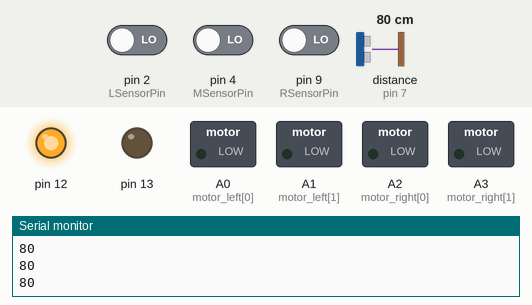
Recording of a sketch running on a simulated Arduino Uno, built with avr-gcc and run on an emulated ATmega328P. Parts: switched loads named in the sketch (green lamp = pin HIGH), output pins drawn as LEDs (lit = HIGH), the last lines printed to the serial monitor. Wiring (inferred from the names in the program): ultrasonic range finder: trigger pin 6; echo pin 7. The inputs (shaded band) are chosen by the test bench; at power-on: pin 2 (LSensorPin) LOW, pin 9 (RSensorPin) LOW, distance to the obstacle (sensor on pin 7) 80 cm, pin 4 (MSensorPin) LOW. The echo pulse lasts 58.3 µs per cm; pins used as bus, display or sensor lines are not drawn.

Above: at 1.2 s.
1.3 s: pin 2 (LSensorPin) driven HIGH
At 1.8 s:
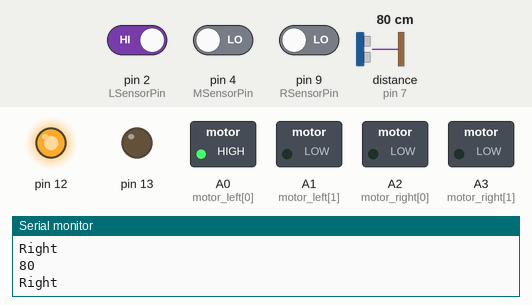
2.8 s: pin 9 (RSensorPin) driven HIGH
At 4.0 s:
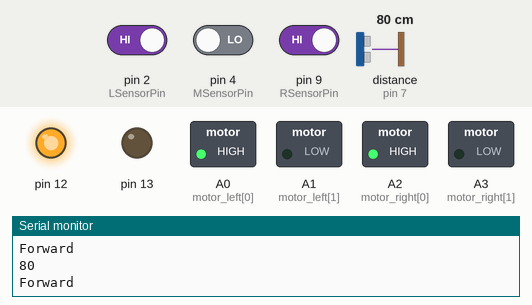
4.3 s: pin 2 (LSensorPin) driven LOW
At 5.2 s:
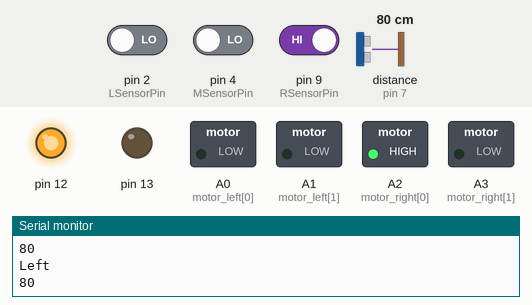
5.8 s: distance to the obstacle (sensor on pin 7) set to 23 cm
7.3 s: distance to the obstacle (sensor on pin 7) set to 18 cm
At 7.7 s:
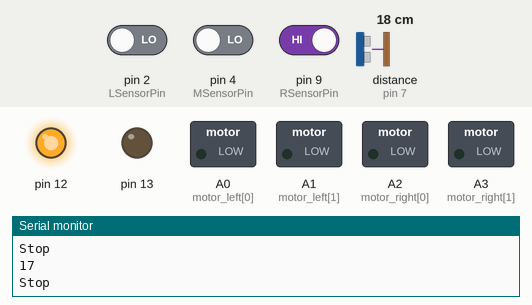
8.8 s: distance to the obstacle (sensor on pin 7) set to 35 cm
At 10.0 s:
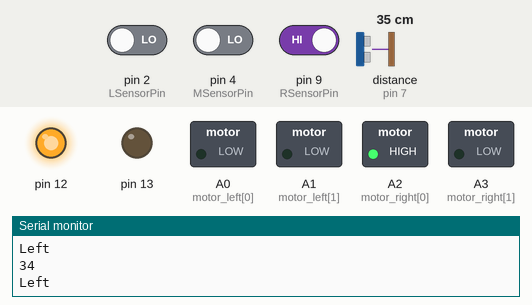
Timing chart, 0 to 11.3 s (numbered marks = the images above; inputs shaded):
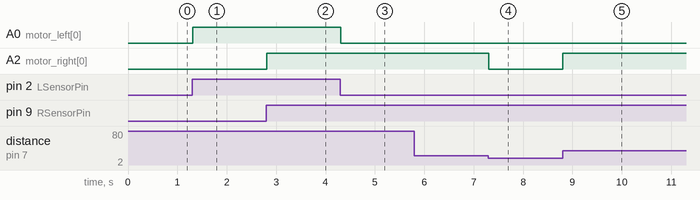

The sketch:

LineFollowerBotObs.ino
```cpp
int LSensorPin = 2; //left sensor pin
int MSensorPin = 4; //middle sensor pin
int RSensorPin = 9; //right sensor pin

int LSensorValue = LOW;
int MSensorValue = LOW;
int RSensorValue = LOW;

long vccf = 5;
long trigf = 6;
long echof = 7;

int motor_left[] = {A0, A1};
int motor_right[] = {A2, A3};

int th = 1504;

String data = "";
int BTstate = 2;

void setup() {
  Serial.begin(9600);
  pinMode(12, OUTPUT);
  pinMode(13, OUTPUT);
  pinMode(vccf,OUTPUT);
  for (int i = 0; i < 2; i++)
  {
    pinMode(motor_left[i], OUTPUT);
    pinMode(motor_right[i], OUTPUT);
  }
  digitalWrite(12, HIGH);
  digitalWrite(5, HIGH);
}

void loop() {
  if (Serial.available() > 0)
  {
    data = Serial.read();
  }
  int lir = leftIR();
  int mir = middleIR();
  int rir = rightIR();
  long dis = frontUltra();
//  Serial.print(lir);
//  Serial.print(mir);
//  Serial.print(rir);
//  Serial.println();
  Serial.println(dis);
  if(dis<20)
  {
    stop1();
  }
  else
  {
    if (mir < th)
    {
      if (lir > th && rir > th)
      {
        forward();
      }
      if (lir < th && rir > th)
      {
        left();
      }
      if (lir > th && rir < th)
      {
        right();
      }
      if (lir < th && rir < th)
      {
        if (data == "65")
        {
          leftsmall();
        }
        if (data == "66")
        {
          rightsmall();
        }
      }
    }
    if (mir > th)
    {
      if (lir < th && rir < th)
      {
        forward();
      }
      if (lir > th && rir < th)
      {
        right();
      }
      if (lir < th && rir > th)
      {
        left();
      }
      if (lir > th && rir > th)
      {
        forward();
      }
    }
  }
}

int leftIR()
{

  pinMode(LSensorPin, OUTPUT);
  digitalWrite(LSensorPin, HIGH);
  delayMicroseconds(10);
  pinMode(LSensorPin, INPUT);
  long time = micros();
  while (digitalRead(LSensorPin) == HIGH && micros() - time < 3000);
  int diff = micros() - time;
  LSensorValue = diff;
  return LSensorValue;
}

int middleIR()
{

  pinMode(MSensorPin, OUTPUT);
  digitalWrite(MSensorPin, HIGH);
  delayMicroseconds(10);
  pinMode(MSensorPin, INPUT);
  long time = micros();
  while (digitalRead(MSensorPin) == HIGH && micros() - time < 3000);
  int diff = micros() - time;
  MSensorValue = diff;
  return MSensorValue;
}

int rightIR()
{

  pinMode(RSensorPin, OUTPUT);
  digitalWrite(RSensorPin, HIGH);
  delayMicroseconds(10);
  pinMode(RSensorPin, INPUT);
  long time = micros();
  while (digitalRead(RSensorPin) == HIGH && micros() - time < 3000);
  int diff = micros() - time;
  RSensorValue = diff;
  return RSensorValue;
}

void forward()
{
  analogWrite(motor_left[0], 255);
  analogWrite(motor_left[1], 0);
  analogWrite(motor_right[0], 255);
  analogWrite(motor_right[1], 0);
  Serial.println("Forward");
}

void right()
{
  analogWrite(motor_left[0], 255);
  analogWrite(motor_left[1], 0);
  analogWrite(motor_right[0], 0);
  analogWrite(motor_right[1], 0);
  Serial.println("Right");
}

void rightsmall()
{
  analogWrite(motor_left[0], 170);
  analogWrite(motor_left[1], 0);
  analogWrite(motor_right[0], 0);
  analogWrite(motor_right[1], 0);
  Serial.println("Right");
}

void left()
{
  analogWrite(motor_left[0], 0);
  analogWrite(motor_left[1], 0);
  analogWrite(motor_right[0], 255);
  analogWrite(motor_right[1], 0);
  Serial.println("Left");
}

void leftsmall()
{
  analogWrite(motor_left[0], 0);
  analogWrite(motor_left[1], 0);
  analogWrite(motor_right[0], 170);
  analogWrite(motor_right[1], 0);
  Serial.println("Left");
}

void stop1()
{
  analogWrite(motor_left[0], 0);
  analogWrite(motor_left[1], 0);
  analogWrite(motor_right[0], 0);
  analogWrite(motor_right[1], 0);
  Serial.println("Stop");
}

long frontUltra() {
  digitalWrite(vccf, HIGH);
  long durationf, cmf;
  pinMode(trigf, OUTPUT);
  digitalWrite(trigf, LOW);
  delayMicroseconds(3);
  digitalWrite(trigf, HIGH);
  delayMicroseconds(10);
  digitalWrite(trigf, LOW);
  pinMode(echof, INPUT);
  durationf = pulseIn(echof, HIGH);
  cmf = durationf / 29 / 2;
  return cmf;
}
```

Measured:
- the behaviour switches between 21 and 20 cm on distance to the obstacle (sensor on pin 7) (found by bisection; images 3 and 4)
- after the input at 1.3 s, A0 (motor_left[0]): LOW → HIGH at once
- after the input at 2.8 s, A2 (motor_right[0]): LOW → HIGH at once
- after the input at 4.3 s, A0 (motor_left[0]): HIGH → LOW at once
- after the input at 7.3 s, A2 (motor_right[0]): HIGH → LOW at once
- after the input at 8.8 s, A2 (motor_right[0]): LOW → HIGH at once
